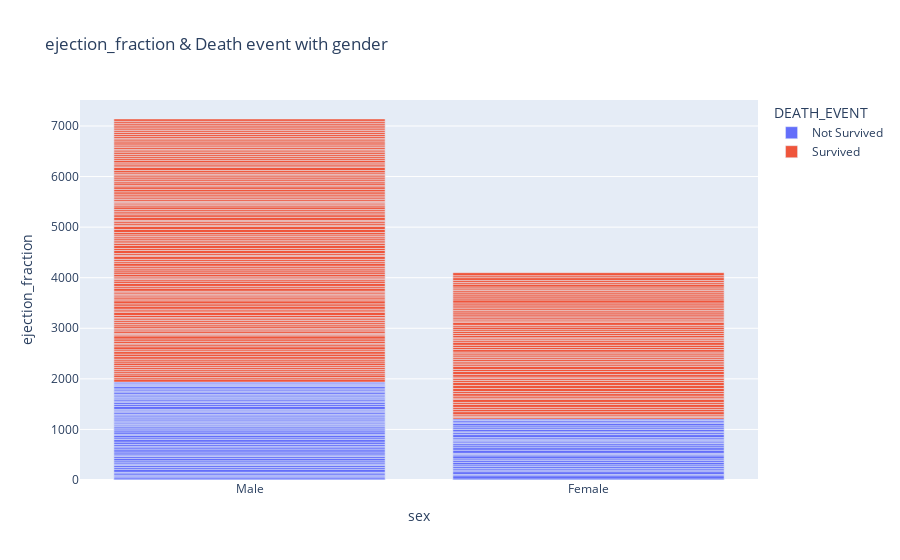

The notebook cell this image was saved under:
### Code cell
fig = px.bar(
    dataset, 
    x="sex", 
    y="ejection_fraction", 
    #points='all',
    title='ejection_fraction & Death event with gender',
    color="DEATH_EVENT"
)

fig.show()

#50%~70%才正常

### Figure 1 — Plotly figure (JSON) as saved in the notebook; plotly's stock layout.template omitted (floating-point values rounded to 4 significant figures; data arrays with more than 128 entries replaced by an {"elided": "..."} marker saying what was removed)
{"data": [{"alignmentgroup": "True", "hovertemplate": "DEATH_EVENT=Not Survived<br>sex=%{x}<br>ejection_fraction=%{y}<extra></extra>", "legendgroup": "Not Survived", "marker": {"color": "#636efa"}, "name": "Not Survived", "offsetgroup": "Not Survived", "orientation": "v", "showlegend": true, "textposition": "auto", "type": "bar", "x": ["Male", "Male", "Male", "Male", "Female", "Male", "Male", "Male", "Female", "Male", "Male", "Male", "Male", "Male", "Male", "Male", "Male", "Female", "Female", "Female", "Male", "Female", "Male", "Female", "Male", "Male", "Male", "Male", "Male", "Female", "Male", "Male", "Male", "Female", "Female", "Male", "Female", "Male", "Female", "Male", "Male", "Male", "Male", "Female", "Male", "Female", "Female", "Female", "Female", "Male", "Male", "Male", "Male", "Female", "Male", "Male", "Female", "Male", "Female", "Male", "Male", "Male", "Male", "Female", "Female", "Male", "Female", "Male", "Female", "Female", "Male", "Female", "Male", "Male", "Male", "Female", "Female", "Male", "Female", "Male", "Male", "Male", "Male", "Male", "Male", "Female", "Female", "Male", "Male", "Female", "Male", "Female", "Male", "Male", "Male"], "xaxis": "x", "y": [20, 38, 20, 20, 20, 40, 15, 60, 65, 35, 38, 25, 30, 38, 50, 38, 14, 25, 55, 30, 35, 30, 38, 40, 45, 38, 30, 38, 45, 35, 50, 35, 50, 50, 38, 20, 30, 45, 60, 38, 25, 38, 20, 30, 25, 20, 62, 50, 38, 30, 20, 20, 25, 40, 35, 20, 15, 25, 25, 25, 35, 20, 20, 25, 25, 25, 30, 60, 60, 38, 40, 17, 38, 25, 30, 45, 35, 30, 38, 20, 25, 25, 38, 25, 30, 50, 25, 20, 45, 30, 20, 30, 25, 25, 20], "yaxis": "y"}, {"alignmentgroup": "True", "hovertemplate": "DEATH_EVENT=Survived<br>sex=%{x}<br>ejection_fraction=%{y}<extra></extra>", "legendgroup": "Survived", "marker": {"color": "#EF553B"}, "name": "Survived", "offsetgroup": "Survived", "orientation": "v", "showlegend": true, "textposition": "auto", "type": "bar", "x": {"elided": "202 str values"}, "xaxis": "x", "y": {"elided": "202 int values"}, "yaxis": "y"}], "layout": {"barmode": "relative", "legend": {"title": {"text": "DEATH_EVENT"}, "tracegroupgap": 0}, "title": {"text": "ejection_fraction & Death event with gender"}, "xaxis": {"anchor": "y", "domain": [0, 1], "title": {"text": "sex"}}, "yaxis": {"anchor": "x", "domain": [0, 1], "title": {"text": "ejection_fraction"}}}}
